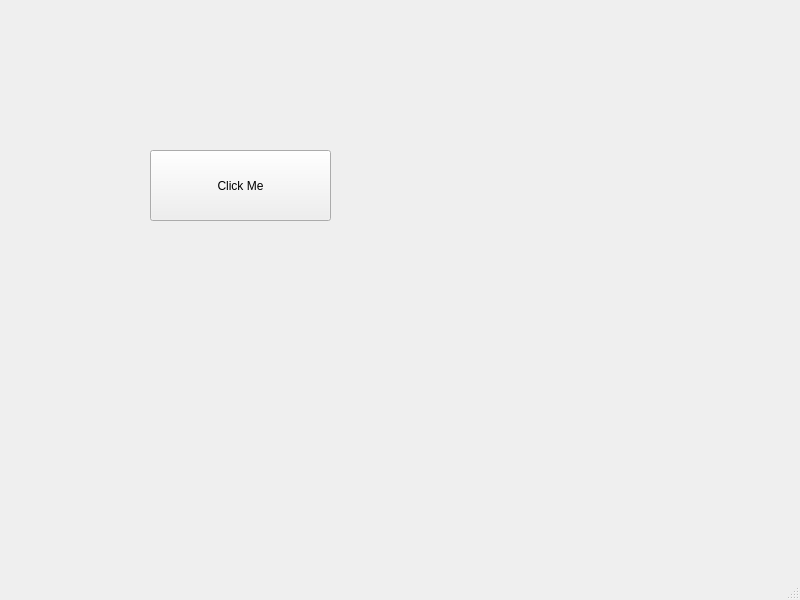
<?xml version="1.0" encoding="UTF-8"?>
<ui version="4.0">
 <class>MainWindow</class>
 <widget class="QMainWindow" name="MainWindow">
  <property name="geometry">
   <rect>
    <x>0</x>
    <y>0</y>
    <width>800</width>
    <height>600</height>
   </rect>
  </property>
  <property name="windowTitle">
   <string>MainWindow</string>
  </property>
  <widget class="QWidget" name="centralwidget">
   <widget class="QPushButton" name="pushButton">
    <property name="geometry">
     <rect>
      <x>150</x>
      <y>150</y>
      <width>181</width>
      <height>71</height>
     </rect>
    </property>
    <property name="text">
     <string>Click Me</string>
    </property>
   </widget>
  </widget>
  <widget class="QMenuBar" name="menubar">
   <property name="geometry">
    <rect>
     <x>0</x>
     <y>0</y>
     <width>800</width>
     <height>37</height>
    </rect>
   </property>
  </widget>
  <widget class="QStatusBar" name="statusbar"/>
 </widget>
 <resources/>
 <connections/>
</ui>
